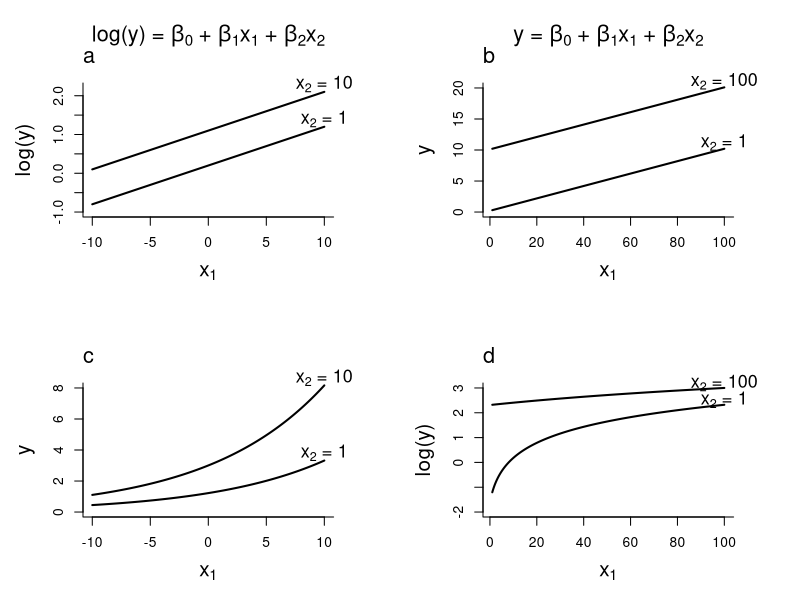
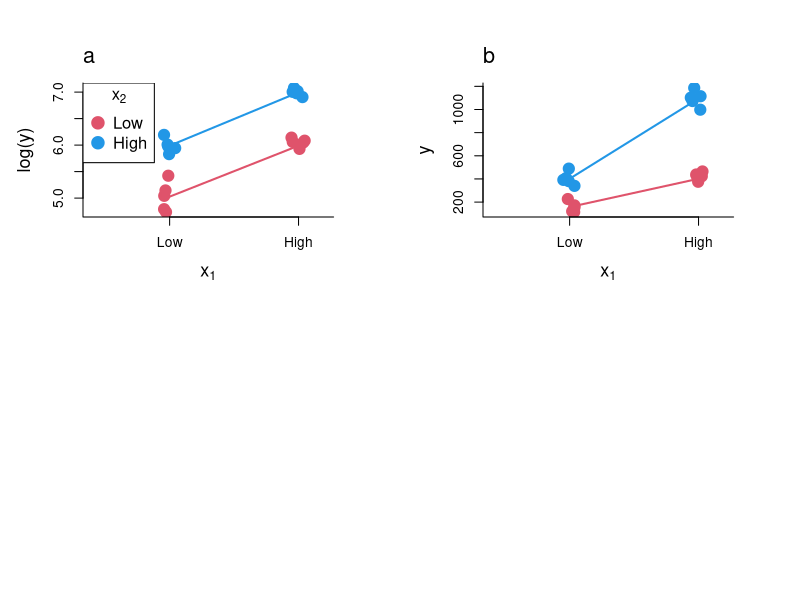

The R source for these figures, in order:


  par(mfcol = c(2, 2), mar = c(5, 5, 5, 4))

  b0 <- 0.1
  b1 <- 0.1
  b2 <- 0.1
  
  x1 <- seq(-10, 10, 0.1)
  
  x2 <- 1
  ly1 <- b0 + b1*x1 + b2*x2

  x2 <- 10
  ly2 <- b0 + b1*x1 + b2*x2
  
  y1 <- exp(ly1)
  y2 <- exp(ly2)
  
  plot(ly2 ~ x1, type = "l", bty = "l", lwd = 2, ylim = c(-1, 2.2),
       xlab = expression(x[1]), ylab = "log(y)", cex.lab = 1.5)
  lines(ly1 ~ x1, lwd = 2)
  
  mtext("a", line = 1, adj = 0, cex = 1.3)
  mtext(expression(paste("log(y) = ",beta[0]," + ",beta[1],x[1]," + ",beta[2],x[2])), line = 2, cex = 1.3)
  
  text(10, max(ly1 + 0.2), expression(paste(x[2], " = 1")), xpd = NA, cex = 1.3)
  text(10, max(ly2 + 0.2), expression(paste(x[2], " = 10")), xpd = NA, cex = 1.3)  
  
  
  plot(y2 ~ x1, type = "l", bty = "l", lwd = 2, ylim = c(0, 8),
       xlab = expression(x[1]), ylab = "y", cex.lab = 1.5)
    lines(y1 ~ x1, lwd = 2)

  mtext("c", line = 1, adj = 0, cex = 1.3)
#  mtext(expression(paste("log(y) = ",beta[0]," + ",beta[1],x[1]," + ",beta[2],x[2])), line = 2, cex = 1.2)

  text(10, max(y1 + 0.5), expression(paste(x[2], " = 1")), xpd = NA, cex = 1.3)
  text(10, max(y2 + 0.5), expression(paste(x[2], " = 10")), xpd = NA, cex = 1.3)
    
##########################################################    
  b0 <- 0.1
  b1 <- 0.1
  b2 <- 0.1
  
  x1 <- seq(1, 100, 0.1)
  
  x2 <- 1
  ly1 <- (log(b0 + b1*x1 + b2*x2))
  y1 <- exp(ly1)

  x2 <- 100
  ly2 <- (log(b0 + b1*x1 + b2*x2))
  y2 <- exp(ly2)
  
  plot(y2 ~ x1, type = "l", bty = "l", lwd = 2, ylim = c(0, 20),
       xlab = expression(x[1]), ylab = "y", cex.lab = 1.5)
  lines(y1 ~ x1, lwd = 2)
  
  mtext("b", line = 1, adj = 0, cex = 1.3)
  mtext(expression(paste("y = ",beta[0]," + ",beta[1],x[1]," + ",beta[2],x[2])), line = 2, cex = 1.3)
  
  text(100, max(y1 + 1), expression(paste(x[2], " = 1")), xpd = NA, cex = 1.3)
  text(100, max(y2 + 1), expression(paste(x[2], " = 100")), xpd = NA, cex = 1.3)

  plot(ly2 ~ x1, type = "l", bty = "l", lwd = 2, ylim = c(-2, 3),
       xlab = expression(x[1]), ylab = "log(y)", cex.lab = 1.5)
    lines(ly1 ~ x1, lwd = 2)
      
  mtext("d", line = 1, adj = 0, cex = 1.3)
#  mtext(expression(paste("y = ",beta[0]," + ",beta[1],x[1]," + ",beta[2],x[2])), line = 2, cex = 1.2)
  
  text(100, max(ly1 + 0.2), expression(paste(x[2], " = 1")), xpd = NA, cex = 1.3)
  text(100, max(ly2 + 0.2), expression(paste(x[2], " = 100")), xpd = NA, cex = 1.3)
  
  
########################################################################
# example with fixed x
  
  set.seed(123)
  nsim <- 10
  b0 <- 3
  b1 <- 0.1
  b2 <- 0.1
  
  x1 <- rep(c(10, 20), each = nsim)
  x2 <- rep(c(10, 20), nsim)

  table(paste(x1, x2))
    
  y <- rnorm(length(x1), exp(b0 + b1*x1 + b2*x2), 50)
  ly <- log(y)
  
  par(mfrow = c(2, 2))
# x1
  plot(ly ~ jitter(x1, 0.3), pch = 19, col = x2, cex = 1.8, xlim = c(4, 22),
       xaxt = "n", xlab = expression(x[1]), bty = "l", ylab = "log(y)", cex.lab = 1.3)
  axis(1, at = c(10, 20), labels = c("Low", "High"), cex = 1.3)
  lines(c(10, 20), c(mean(ly[x1 == 10 & x2 == 10]), mean(ly[x1 == 10 & x2 == 20])), col = x2[1], lwd = 2)
  lines(c(10, 20), c(mean(ly[x1 == 10 & x2 == 20]), mean(ly[x1 == 20 & x2 == 20])), col = x2[2], lwd = 2)
  mtext("a", line = 1, adj = 0, cex = 1.3)
  legend("topleft", 
         legend = c("Low", "High"), 
         col = c(x2[1], x2[2]), 
         pch = 19, 
         pt.cex = 2, 
         cex = 1.2, 
         text.col = "black",
         title = expression(x[2]))    

  plot(y ~ jitter(x1, 0.3), pch = 19, col = x2, cex = 1.8, xlim = c(4, 22),
       xaxt = "n", xlab = expression(x[1]), bty = "l", ylab = "y", cex.lab = 1.3)
  axis(1, at = c(10, 20), labels = c("Low", "High"), cex = 1.3)
  lines(c(10, 20), c(mean(y[x1 == 10 & x2 == 10]), mean(y[x1 == 10 & x2 == 20])), col = x2[1], lwd = 2)
  lines(c(10, 20), c(mean(y[x1 == 10 & x2 == 20]), mean(y[x1 == 20 & x2 == 20])), col = x2[2], lwd = 2)
  mtext("b", line = 1, adj = 0, cex = 1.3)

# analyse as factor variables
  fx1 <- factor(x1)
  fx2 <- factor(x2)
  
  summary(lm(log(y) ~ fx1*fx2))
  summary(lm(y ~ fx1*fx2))
  summary(lm(y ~ fx1 + fx2))
  
  
